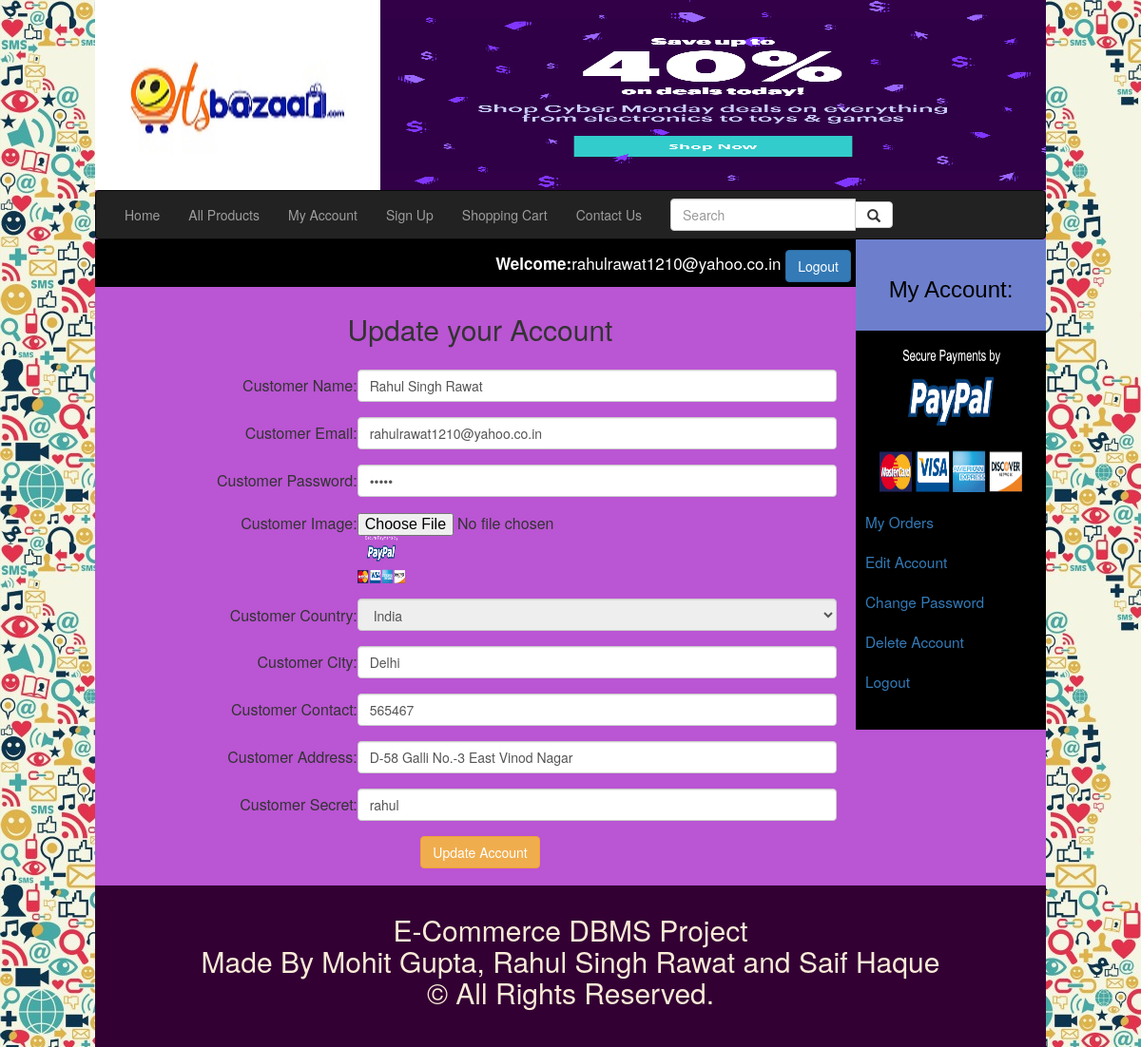
Screenshot of /customer/my_account.php?edit_account (signed in) with the database file from the repository.
### tables this page shows
CREATE TABLE `customers` (
  `customer_id` int(10) NOT NULL,
  `customer_ip` varchar(255) NOT NULL,
  `customer_name` text NOT NULL,
  `customer_email` varchar(100) NOT NULL,
  `customer_pass` varchar(100) NOT NULL,
  `customer_country` text NOT NULL,
  `customer_city` text NOT NULL,
  `customer_contact` varchar(255) NOT NULL,
  `customer_address` text NOT NULL,
  `customer_image` text NOT NULL,
  `customer_secret` varchar(255) NOT NULL
);

### customer/edit_account.php (the view, shortened to what this page needs)
<?php
	if(!isset($_SESSION['customer_email'])){
		echo "<script>window.open('../checkout.php','_self')</script>";
	}
	else{
?>
		<?php
				include("includes/db.php");
				$user = $_SESSION['customer_email'];
				$get_customer = "select * from customers where customer_email='$user'";
				$run_customer = mysqli_query($con, $get_customer);
				$row_customer = mysqli_fetch_array($run_customer);
				$name = $row_customer['customer_name'];
				$email = $row_customer['customer_email'];
				$pass = $row_customer['customer_pass'];
				$country = $row_customer['customer_country'];
				$city = $row_customer['customer_city'];
				$contact = $row_customer['customer_contact'];
				$address= $row_customer['customer_address'];
				$image = $row_customer['customer_image'];
				$secret = $row_customer['customer_secret'];
		?>
		<form action="" method="post" enctype="multipart/form-data">
					<table align="center" width="750">
						<tr align="center">
							<td colspan="6"><h2>Update your Account</h2></td>
						</tr>
						<tr>
							<td align="right">Customer Name:</td>
							<td><input type="text" name="c_name" value="<?php echo $name;?>" required class="form-control"/></td>
						</tr>
						<tr>
							<td align="right">Customer Email:</td>
							<td><input type="text" name="c_email" value="<?php echo $email;?>" required class="form-control"/></td>
						</tr>
						<tr>
							<td align="right">Customer Password:</td>
							<td><input type="password" name="c_pass" value="<?php echo $pass;?>" required class="form-control"/></td>
						</tr>
						<tr>
							<td align="right">Customer Image:</td>
							<td><input type="file" name="c_image"/><img src="customer_images/<?php echo $image; ?>" width="50" height="50"/></td>
						</tr>
						<tr>
							<td align="right">Customer Country:</td>
							<td>
							<select name="c_country" disabled class="form-control">
								<option><?php echo $country; ?></option>
							</select>
							</td>
						</tr>
						<tr>
							<td align="right">Customer City:</td>
							<td><input type="text" name="c_city" value="<?php echo $city;?>" class="form-control"/></td>
						</tr>
						<tr>
							<td align="right">Customer Contact:</td>
							<td><input type="text" name="c_contact" value="<?php echo $contact;?>" class="form-control"/></td>
						</tr>
						<tr>
							<td align="right">Customer Address:</td>
							<td><input type="text" name="c_address" value="<?php echo $address;?>" class="form-control"/></td>
						</tr>
						<tr>
							<td align="right">Customer Secret:</td>
							<td><input type="text" name="c_secret" value="<?php echo $secret;?>" class="form-control"/></td>
						</tr>
					<tr align="center">
						<td colspan="6"><input type="submit" name="update" value="Update Account" class="btn btn-warning"/></td>
					</tr>
					</table>
				</form>
	<?php } ?>

### customer/my_account.php (shortened to what this page needs)
<!DOCTYPE>
<?php
include("functions/functions.php");
if(!isset($_SESSION['customer_email'])){
	echo "<script>window.open('../checkout.php','_self')</script>";
}
else{
?>
<html>
	<head>
	<link rel="stylesheet" href="styles/style.css" media="all" />
    <link rel="stylesheet" href="https://maxcdn.bootstrapcdn.com/bootstrap/3.3.7/css/bootstrap.min.css">
	<link rel="stylesheet" href="https://cdnjs.cloudflare.com/ajax/libs/font-awesome/4.7.0/css/font-awesome.min.css">
	</head>
<body  background="../images/ecommerce2.jpg">
	<div class="main_wrapper">
		<div class="header_wrapper">
		<a href="../index.php"><img id="logo" src="../images/logo_new.jpg" /> </a>
			<img id="banner" src="../images/jet-1.gif" />
		</div>
		<nav class="navbar navbar-inverse">
		  <div class="container-fluid">
		    <ul class="nav navbar-nav">
			  <li><a href="../index.php">Home</a></li>
			  <li><a href="../all_products.php">All Products</a></li>
			  <li><a href="">My Account</a></li>
	          <li><a href="../customer_register.php">Sign Up</a></li>
			  <li><a href="../cart.php">Shopping Cart</a></li>
			  <li><a href="#">Contact Us</a></li>
			</ul>
			<form class="navbar-form navbar-left" action="results.php" enctype="multipart/form-data" method="get">
              <div class="input-group">
                <input type="text" class="form-control" placeholder="Search" name="user_query">
                  <div class="input-group-btn">
                    <button class="btn btn-default" type="submit" name="search">
                      <i class="glyphicon glyphicon-search"></i>
                    </button>
                  </div>
              </div>
            </form>
		  </div>
		</nav>
		<div class="content_wrapper">
			<nav id="sidebar">
			<div class="sidebar-header">
			    <h3>My Account:</h3>
			  </div>
				<ul class="list-unstyled components">
				<?php
				if(isset($_SESSION['customer_email'])){
				$user = $_SESSION['customer_email'];
				}
				else{
					$user = "";
				}
				$get_img = "select * from customers where customer_email='$user'";
				$run_img = mysqli_query($con, $get_img);
				$row_img = mysqli_fetch_array($run_img);
				$c_image = $row_img['customer_image'];
				echo "<p style='text-align:center;'><img src='customer_images/$c_image' width='150' height='150'/></p>";
				?>
				<li><a href="my_account.php?my_orders">My Orders</a></li>
				<li><a href="my_account.php?edit_account">Edit Account</a></li>
				<li><a href="my_account.php?change_pass">Change Password</a></li>
				<li><a href="my_account.php?delete_account">Delete Account</a></li>
				<li><a href="logout.php">Logout</a></li>
			</nav>
			<div id="content_area">
			<div id="shopping_cart">
					<span style="float:right; font-size:17px; padding:5px; line-height:40px;">
					<?php
					if(isset($_SESSION['customer_email'])){
					echo "<b>Welcome:</b>" . $_SESSION['customer_email'] ;
					}
					?>
					<?php
					if(!isset($_SESSION['customer_email'])){
					echo "<a href='../checkout.php' ><button type='button' class='btn btn-primary'>Login</button></a>";
					}
					else {
					echo "<a href='logout.php' ><button type='button' class='btn btn-primary'>Logout</button></a>";
					}
					?>
					</span>
			</div>
				<div id="products_box">
				<?php
				if(isset($_GET['edit_account'])){
				include("edit_account.php");
				}
				?>
				</div>
			</div>
		</div>
		<div id="footer">
		<h2 style="text-align:center; padding-top:30px;">E-Commerce DBMS Project<br>Made By Mohit Gupta, Rahul Singh Rawat and Saif Haque<br>&copy; All Rights Reserved.</h2>
		</div>
	</div>
</body>
</html>
<?php } ?>

### customer/styles/style.css (style rules this page uses)
html, body, div, span, applet, object, iframe, h1, h2, h3, h4, h5, h6, p, blockquote, pre, a, abbr, acronym, address, big, cite, code, del, dfn, em, img, ins, kbd, q, s, samp, small, strike, strong, sub, sup, tt, var, b, u, i, center, dl, dt, dd, ol, ul, li, fieldset, form, label, legend, table, caption, tbody, tfoot, thead, tr, th, td, article, aside, canvas, details, embed, figure, figcaption, footer, header, hgroup, menu, nav, output, ruby, section, summary, time, mark, audio, video { margin: 0; padding: 0; border: 0; vertical-align: baseline; }
article, aside, details, figcaption, figure, footer, header, hgroup, menu, nav, section { display: block; }
.navbar { margin-bottom:0 !important; }
.main_wrapper { width:1000px; height:auto; margin:auto; background:mediumorchid; }
.header_wrapper { width:1000px; height:200px; margin:auto; }
#logo { float:left; width:300px; height:200px }
#banner { float:right; width:700px; height:200px }
.content_wrapper { align-items: stretch; width:1000px; margin:auto; background:mediumorchid; }
#content_area { width:800px; float:left; background:mediumorchid; }
#sidebar { background: black; color: white; transition: all 0.3s; width:200px; float:right; }
#sidebar .sidebar-header { padding: 20px; background: #6d7fcc; color:black; font-size:22px; font-family:arial; text-align:center; }
#sidebar ul.components { padding: 20px 0; }
#sidebar ul li a { padding: 10px; font-size: 1.1em; display: block; }
#products_box { width:780px; text-align:center; margin-left:30px; margin-bottom:10px; }
#shopping_cart { width:800px; height:50px; background:black; color:white; }
#footer { width:1000px; height:170px; background:#330033; clear:both; }
#footer h2 { color: antiquewhite; }
table { border-collapse: collapse !important; }
td { padding-top: .5em !important; padding-bottom: .5em !important; }

### rows the page displays
customers: customer_image (picture), c_name "Rahul Singh Rawat", c_email "rahulrawat1210@yahoo.co.in", c_country "India", c_city "Delhi", c_contact "565467", c_address "D-58 Galli No.-3 East Vinod Nagar", c_secret "rahul"

### other values shown
$_SESSION['customer_email'] "rahulrawat1210@yahoo.co.in"
